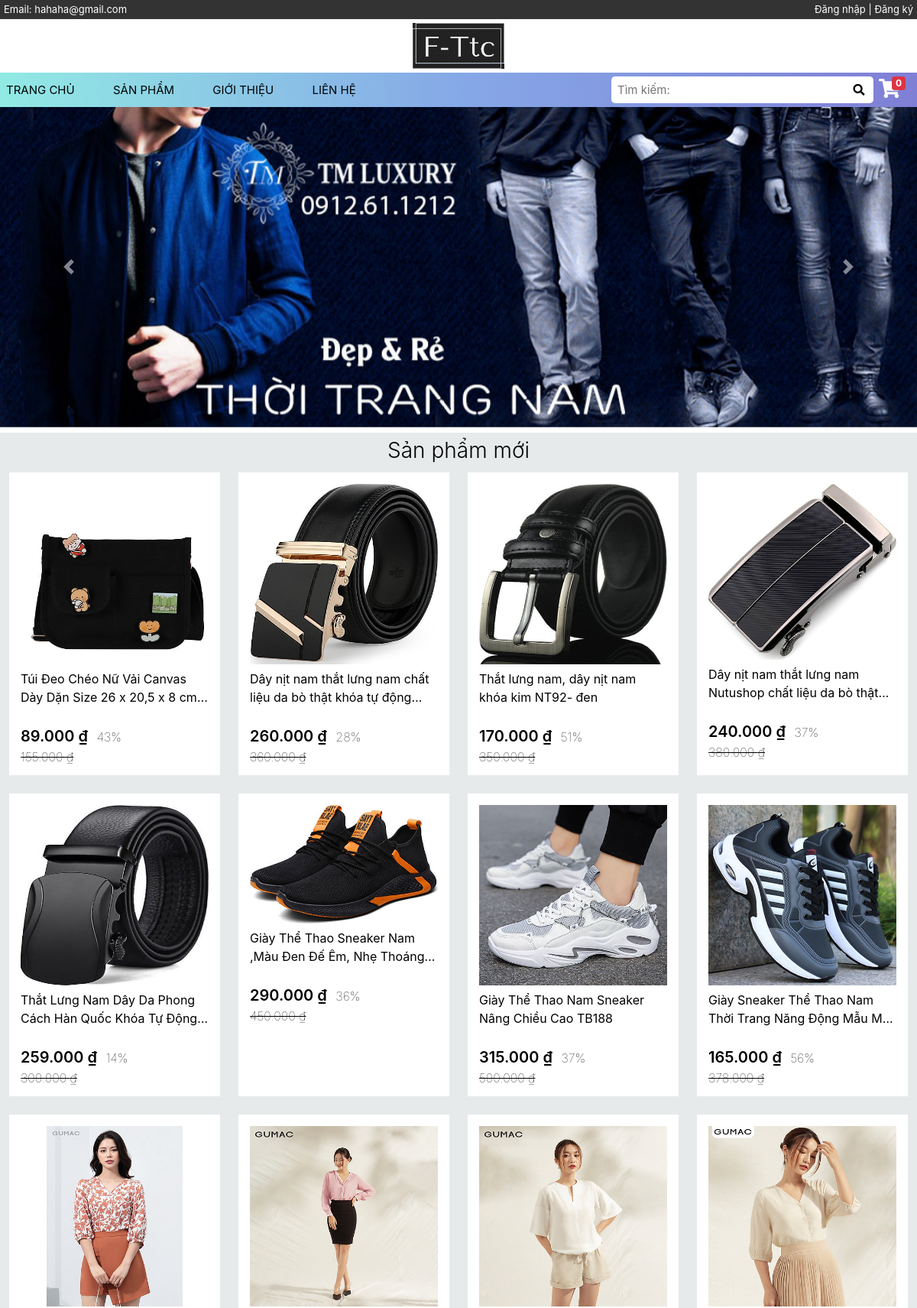
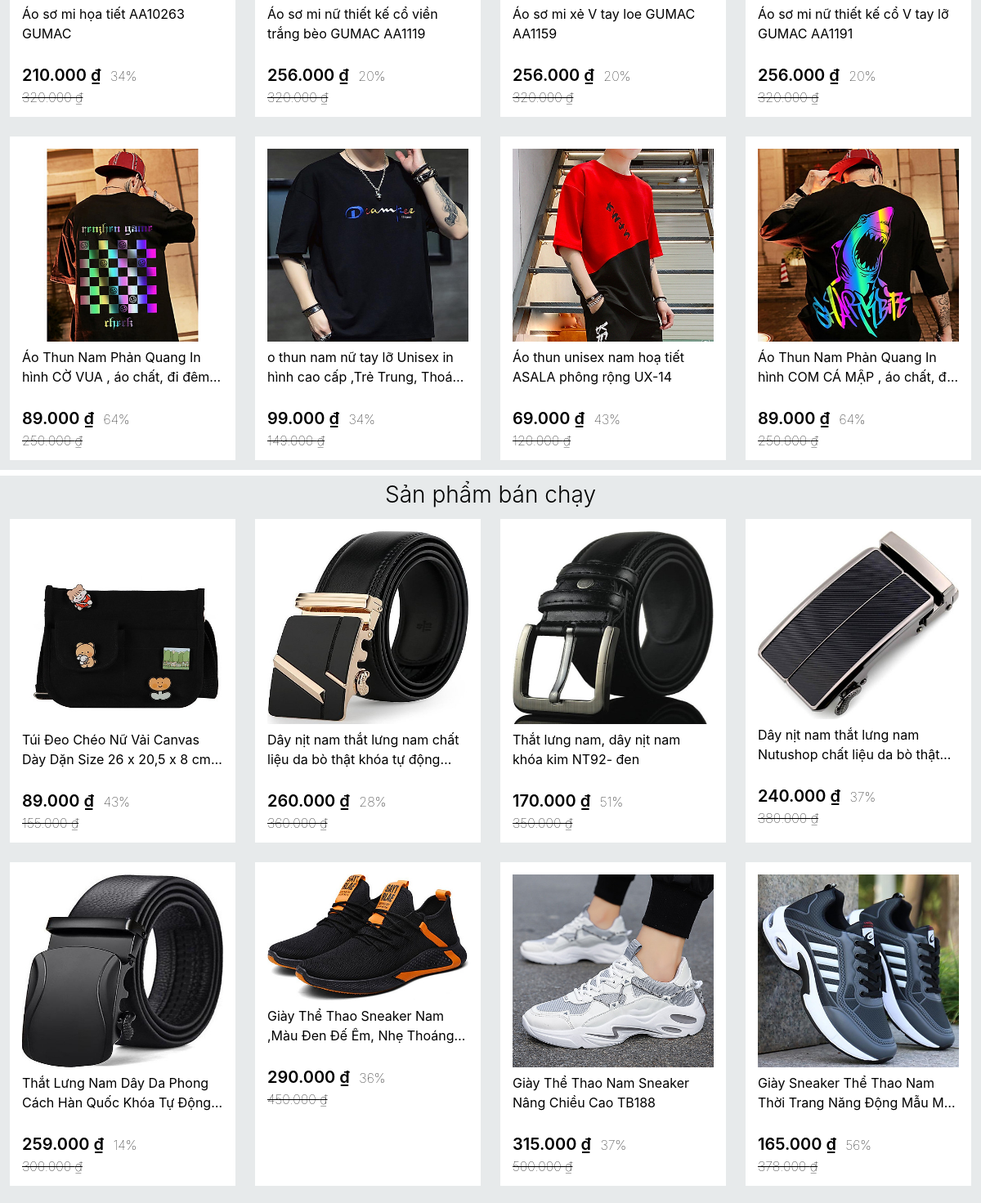
The page / (upper part) on the database its author committed (2 pictures, top to bottom).
### tables this page shows
CREATE TABLE `tb_sanpham` (
  `idSP` int(11) NOT NULL,
  `Ten` varchar(255) NOT NULL,
  `TenKD` varchar(255) NOT NULL,
  `GiaGoc` int(11) NOT NULL,
  `GiaGiam` int(11) NOT NULL,
  `Anh` varchar(255) NOT NULL,
  `MoTa` mediumtext NOT NULL,
  `DaBan` int(11) NOT NULL,
  `idLoaiSP` int(11) NOT NULL,
  `LuotLike` int(11) NOT NULL,
  `idTTSP` int(11) NOT NULL,
  `idTH` int(11) NOT NULL
);

### admin/dbcon/function.php (called while the page is built, shortened)
<?php
        function new_product(){
            require "ConDB.php";
            $sql = "
                SELECT * FROM tb_sanpham
                ORDER BY tb_sanpham.idSP DESC
                LIMIT 0,16
            ";
            $pre = $conn->prepare($sql);
            $pre->execute();
            return $pre->fetchAll();
        }
?>

### pages/home.php (the view, shortened to what this page needs)
<div id="demo" class="carousel slide" data-ride="carousel">
    <div class="carousel-inner">
        <div class="carousel-item active">
            <img src="public/img/slide/slide-1.jpg" width="100%" style="max-height:480px;">
        </div>
    </div>
    <a class="carousel-control-prev" href="#demo" data-slide="prev">
        <span class="carousel-control-prev-icon"></span>
    </a>
    <a class="carousel-control-next" href="#demo" data-slide="next">
        <span class="carousel-control-next-icon"></span>
    </a>
</div>
<div id="news" class="frame">
    <h3 class="product-type"><a href="">Sản phẩm mới</a></h3>
    <div class="row-product">
        <?php
            $new = new_product();
            foreach($new as $n):
                $pt = 100 - (($n["GiaGiam"]*100)/$n["GiaGoc"]);
                $pt = round($pt, 0, PHP_ROUND_HALF_UP);
        ?>
            <div class="product">
                <a href="./?p=thong-tin&idSP=<?php echo $n["idSP"]; ?>&name=<?php echo $n["TenKD"]; ?>" class="product-item">
                    <img src="public/img/product/<?php echo $n["Anh"]; ?>" alt="<?php echo $n["Ten"]; ?>" class="img-product"><br>
                    <span class="title-product"><?php echo $n["Ten"]; ?></span> <br>
                    <span class="gia"><?php echo number_format($n["GiaGiam"], 0, ",", "."); ?> ₫</span>
                    <span class="phan-tram"><?php echo $pt; ?>%</span><br>
                    <span class="gia-goc"><?php echo number_format($n["GiaGoc"], 0, ",", "."); ?> ₫</span>
                </a>
            </div>
        <?php
            endforeach;
        ?>
    </div>
</div>
<div id="hot" class="frame">
<h3 class="product-type"><a href="">Sản phẩm bán chạy</a></h3>
    <div class="row-product">
        <?php
            $new = new_product();
            foreach($new as $n):
                $pt = 100 - (($n["GiaGiam"]*100)/$n["GiaGoc"]);
                $pt = round($pt, 0, PHP_ROUND_HALF_UP);
        ?>
            <div class="product">
                <a href="./?p=thong-tin&idSP=<?php echo $n["idSP"]; ?>&name=<?php echo $n["TenKD"]; ?>" class="product-item">
                    <img src="public/img/product/<?php echo $n["Anh"]; ?>" alt="<?php echo $n["Ten"]; ?>" class="img-product"><br>
                    <span class="title-product"><?php echo $n["Ten"]; ?></span> <br>
                    <span class="gia"><?php echo number_format($n["GiaGiam"], 0, ",", "."); ?> ₫</span>
                    <span class="phan-tram"><?php echo $pt; ?>%</span><br>
                    <span class="gia-goc"><?php echo number_format($n["GiaGoc"], 0, ",", "."); ?> ₫</span>
                </a>
            </div>
        <?php
            endforeach;
        ?>
    </div>
</div>

### public/css/main.css (style rules this page uses)
* { margin: 0; padding: 0; box-sizing: border-box; }
.frame { width: 1200px; margin: 0 auto; }
.content #news,#hot { margin-top: 7px; overflow: hidden; background-color: #e7eaeb; }
.content .product-type { text-align: center; margin: 7px 0 0 0; font-weight: 300 ; }
.content .product-type a { color: #000; text-decoration: none; }
.content .row-product { overflow: hidden; }
.content .row-product .product { width: 23%; height: 396px; max-height: 396px; margin: 1%; float: left; padding: 15px; font-size: 1em; background-color: #fff; overflow: hidden; }
.content .row-product .product .product-item { color: #000; display: block; text-decoration: none; }
.content .row-product .product .product-item .title-product { display: -webkit-box; -webkit-line-clamp: 2; -webkit-box-orient: vertical; overflow: hidden; text-overflow: ellipsis; }
.content .row-product .product .product-item .img-product { width: 100%; max-height: 236px; margin-bottom: 7px; }
.content .row-product .product .product-item .gia { font-weight: 600; font-size: 1.25em; }
.content .row-product .product .product-item .gia-goc { font-weight: 100; text-decoration: line-through; }
.content .row-product .product .product-item .phan-tram { font-weight: 100; margin-left: 7px; }

### public/css/rps.css (style rules this page uses)
@media screen and (max-width: 1200px) { .frame { width: 100%; } }

### rows shown on the page
tb_sanpham: Anh (picture), Ten "Túi Đeo Chéo Nữ Vải Canvas Dày Dặn Size 26 x 20,5 x 8…", GiaGiam "89.000", pt "43", GiaGoc "155.000"
tb_sanpham: Anh (picture), Ten "Dây nịt nam thắt lưng nam chất liệu da bò thật khóa tự…", GiaGiam "260.000", pt "28", GiaGoc "360.000"
tb_sanpham: Anh (picture), Ten "Thắt lưng nam, dây nịt nam khóa kim NT92- đen", GiaGiam "170.000", pt "51", GiaGoc "350.000"
tb_sanpham: Anh (picture), Ten "Dây nịt nam thắt lưng nam Nutushop chất liệu da bò…", GiaGiam "240.000", pt "37", GiaGoc "380.000"
tb_sanpham: Anh (picture), Ten "Thắt Lưng Nam Dây Da Phong Cách Hàn Quốc Khóa Tự Động…", GiaGiam "259.000", pt "14", GiaGoc "300.000"
tb_sanpham: Anh (picture), Ten "Giày Thể Thao Sneaker Nam ,Màu Đen Đế Êm, Nhẹ…", GiaGiam "290.000", pt "36", GiaGoc "450.000"
tb_sanpham: Anh (picture), Ten "Giày Thể Thao Nam Sneaker Nâng Chiều Cao TB188", GiaGiam "315.000", pt "37", GiaGoc "500.000"
tb_sanpham: Anh (picture), Ten "Giày Sneaker Thể Thao Nam Thời Trang Năng Động Mẫu…", GiaGiam "165.000", pt "56", GiaGoc "378.000"
tb_sanpham: Anh (picture), Ten "Áo sơ mi họa tiết AA10263 GUMAC", GiaGiam "210.000", pt "34", GiaGoc "320.000"
tb_sanpham: Anh (picture), Ten "Áo sơ mi nữ thiết kế cổ viền trắng bèo GUMAC AA1119", GiaGiam "256.000", pt "20", GiaGoc "320.000"
tb_sanpham: Anh (picture), Ten "Áo sơ mi xẻ V tay loe GUMAC AA1159", GiaGiam "256.000", pt "20", GiaGoc "320.000"
tb_sanpham: Anh (picture), Ten "Áo sơ mi nữ thiết kế cổ V tay lỡ GUMAC AA1191", GiaGiam "256.000", pt "20", GiaGoc "320.000"
tb_sanpham: Anh (picture), Ten "Áo Thun Nam Phản Quang In hình CỜ VUA , áo chất, đi…", GiaGiam "89.000", pt "64", GiaGoc "250.000"
tb_sanpham: Anh (picture), Ten "o thun nam nữ tay lỡ Unisex in hình cao cấp ,Trẻ Trung,…", GiaGiam "99.000", pt "34", GiaGoc "149.000"
tb_sanpham: Anh (picture), Ten "Áo thun unisex nam hoạ tiết ASALA phông rộng UX-14", GiaGiam "69.000", pt "43", GiaGoc "120.000"
tb_sanpham: Anh (picture), Ten "Áo Thun Nam Phản Quang In hình COM CÁ MẬP , áo chất,…", GiaGiam "89.000", pt "64", GiaGoc "250.000"
